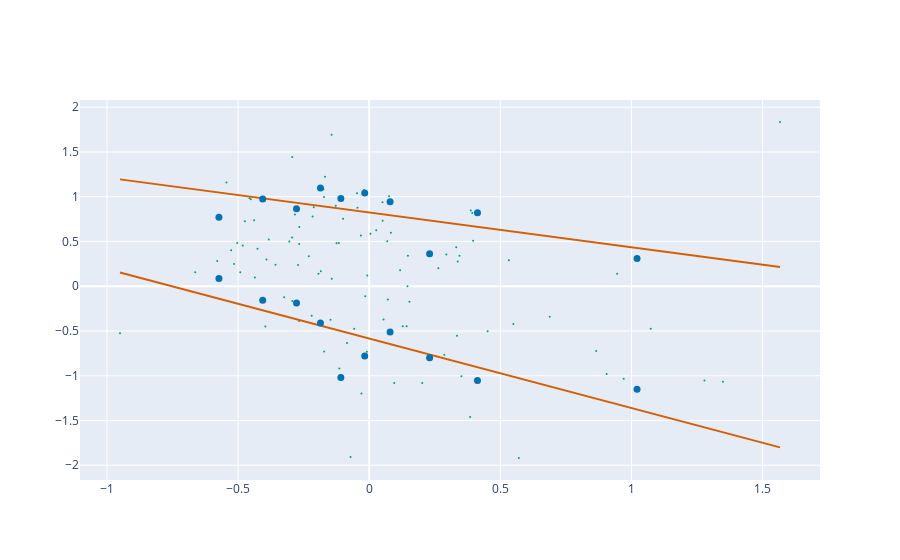

This figure's notebook cell:
### Code cell
error_model.fit(*dataset.valid_dataset)
